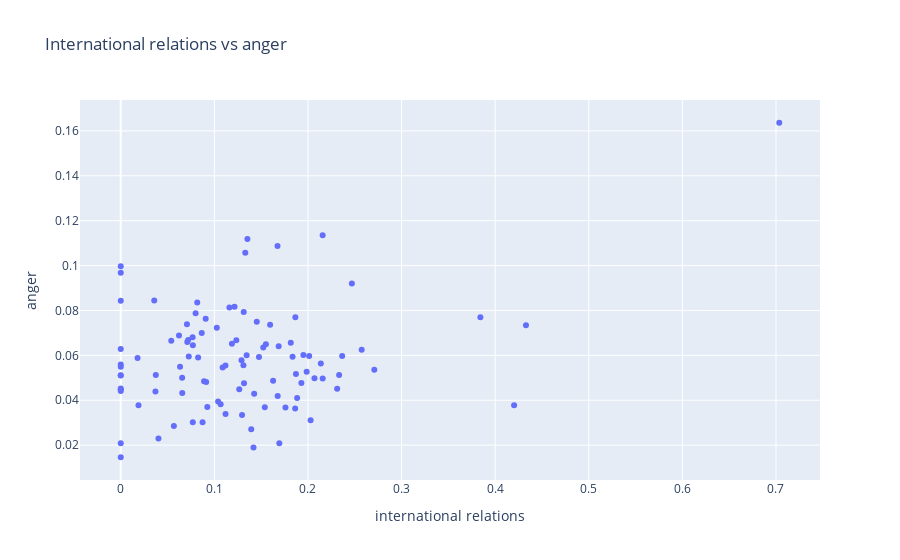

Notebook code for this chart:
### Code cell
import plotly.express as px
fig = px.scatter(tidy_topic, x="intl relations", y="anger",
                 labels = {'intl relations':'international relations'},
                title="International relations vs anger")
fig.show()
